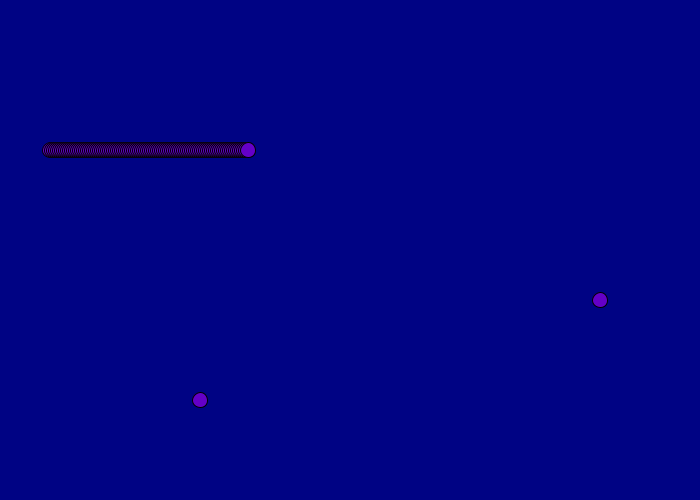
Frame 1 (no input)
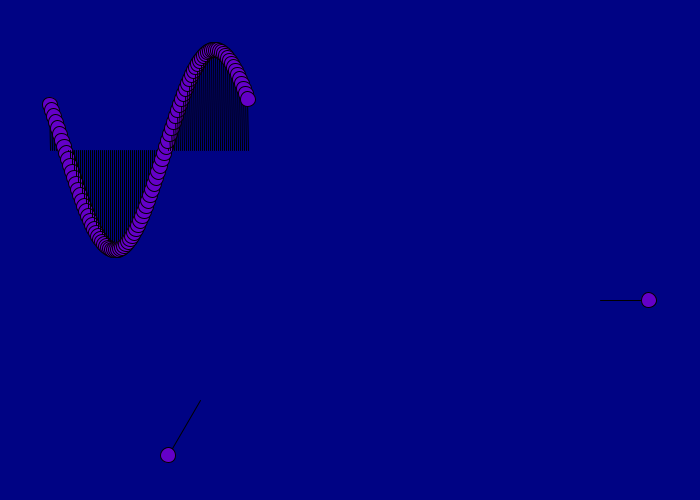
Frame 60 (the mouse pressed at the canvas centre just before this capture)
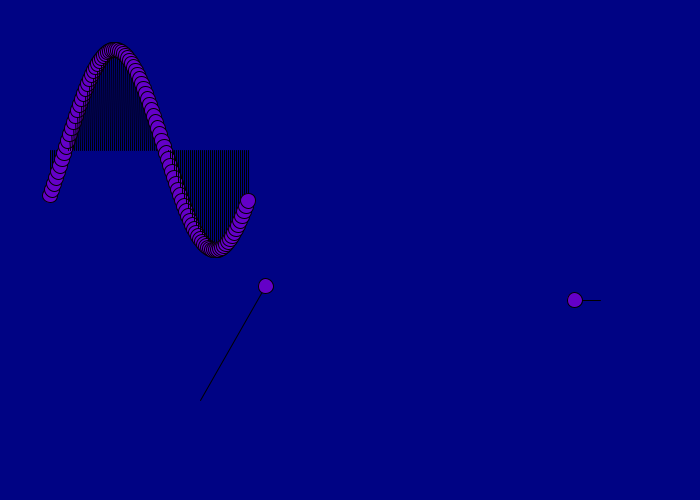
Frame 120 (the mouse held since frame 60 and released just before this capture)

The Processing sketch that drew these frames (run headless with seeded random() and noise(); from frame 60 on, the mouse is pressed at the canvas centre):

// Processing sketch: OscillatorMain
// ── OscillatorMain.pde
Oscillator [] wave;
Oscillator o1;
Oscillator o2;

void setup(){
  size(700, 500);
  background(900);
  
  wave = new Oscillator [100];
  
  for( int i=0; i < wave.length; i++){
                             //   ordox                      ordoy    angle    amp    begin              perios
    wave[i] = new Oscillator(i* 200/wave.length + 50 , 300/2 ,       PI/2,    100 ,   2* PI*  i/wave.length,   5*PI);
  }
  
  o1 = new Oscillator(width-100, height -200, 0, 50, 0, PI);
  o2 = new Oscillator(200, height -100, PI/3, 150, 0, 2*PI);
}

void draw(){
  background(900);
  
  for(Oscillator w : wave){
    w.update();
    w.display();
  }
  
  o1.update();
  o1.display();
  o2.update();
  o2.display();
}
// ── Oscillator.pde
class Oscillator{

PVector loc;
PVector vel;
PVector accel;
float th;

PVector direction;


float origoX;
float origoY;
float amp;
float begin;
float period;
float angle;



Oscillator( float origox_, float origoy_ , float angle_, float amp_, float begin_, float period_){
  
  loc = new PVector(0,0);
  vel = new PVector(0,0);
  accel = new PVector(0,0);
  direction = new PVector(0,0);
  begin = begin_;
  amp = amp_;
  period = period_;
  angle = angle_;
  
  direction.x = cos(angle);
  direction.y= -sin(angle);
  
  origoX = origox_;
  origoY = origoy_;
  
  th=0;
}

void display(){
  fill(100,0,200);
  pushMatrix();
  translate(origoX, origoY);

  line(0,0, loc.x, loc.y);
   ellipse(loc.x, loc.y, 15, 15);
  popMatrix();
  
}

void update(){
  loc = vel.get();
  vel = accel.get();
  accel = PVector.mult(direction, amp*sin(th *period+begin)); 
  th += 0.01;
}
}
